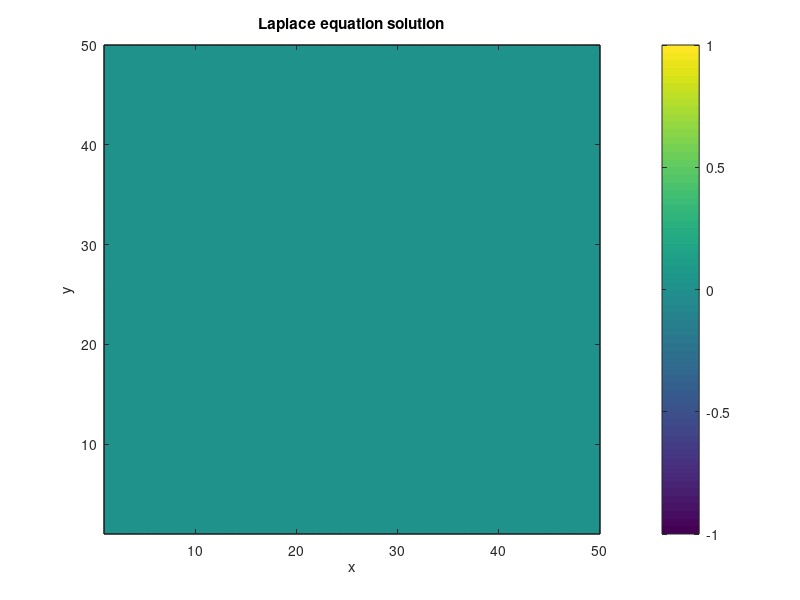

MATLAB code to generate this figure:
% Points in the domain
nx = 50;
ny = 50;

% Initializing solution
U_init = zeros(ny,nx);

% Boundary conditions
U_init(:,1) = 0;
U_init(:,nx) = 0;
U_init(1,:) = 0;
U_init(ny,:) = 0;

% Corners
U_init(ny,nx) = 0.5*(U_init(ny-1,nx) + U_init(ny,nx-1));
U_init(ny,1) = 0.5*(U_init(ny-1,1) + U_init(ny,2));
U_init(1,nx) = 0.5*(U_init(2,nx) + U_init(1,nx-1));
U_init(1,1) = 0.5*(U_init(1,2) + U_init(2,1));

U_original = U_init;
U_new = U_init;

% Optimization parameter
omega = 2/(1 + (pi/nx));

% Initialize error and iteration count
maxError = 1;
iterations = 0;

% Running 3 cases,1 for each method
numCases = 0;

% Start big loop
while numCases < 3
    while maxError > 10^-3
    
        for j=2:ny-1
            for i=2:nx-1
                % Jacobi method
                if numCases == 0
                    U_new(j,i) = 0.25*(U_init(j+1,i) + U_init(j-1,i) + U_init(j,i+1) + U_init(j,i-1));
                end

                % Gauss-Seidel
                if numCases == 1
                    U_new(j,i) = 0.25*(U_new(j+1,i) + U_new(j-1,i) + U_new(j,i+1) + U_new(j,i-1));
                end

                % SOR
                if numCases == 2
                    U_new(j,i) = (1-omega)*U_init(j,i) + (0.25*omega)*(U_new(j+1,i) + U_new(j-1,i) + U_new(j,i+1) + U_new(j,i-1));
                end
            end
        end
        % Calculate the error
        
        % Stopping criteria 1
        error = U_init - U_new;
        maxError = max(max(abs(error)));

        % Stopping criteria 2
        % error = 0;
        % for j=2:ny-1
        %     for i=2:nx-1
        %         error = error + 0.25*(U_new(j+1,i) + U_new(j-1,i) + U_new(j,i+1) + U_new(j,i-1)) - U_new(j,i);
        %     end
        % end
        % maxError = abs(error);
        
        % Set U for next iteration
        U_init = U_new;
    
        % Keep track of each iteration
        iterations = iterations + 1;
    end
    caseIterations(numCases+1) = iterations;
    numCases = numCases + 1;

    U_solution = U_new;

    % Reset conditions
    U_init = U_original;
    U_new = U_init;
    maxError = 1;
    iterations = 0;
end

% Plot the solution
figure
contourf(U_solution)
title("Laplace equation solution")
xlabel("x")
ylabel("y")
colorbar